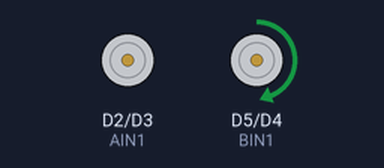
The sketch below on a simulated Arduino Zero (SAMD21). Parts: motor-driver pin pairs drawn as motors (green arrow = first pin HIGH = forward, orange = second pin HIGH = backward, longer = more drive). Random numbers use the default seed unless the sketch sets one.

Above: at 0.1 s.
At 8.1 s:
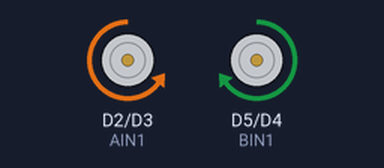
At 22.4 s:
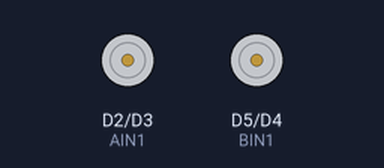
At 36.5 s:
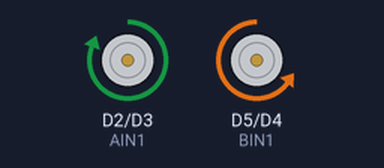
Timing chart, 0 to 40.0 s (numbered marks = the images above):
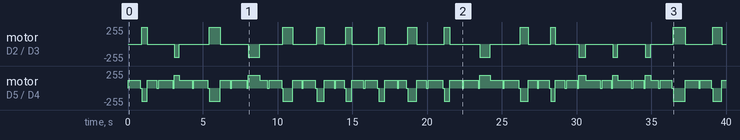

Measured:
- by itself, motor on D2 (AIN1) / D3 (AIN2): stopped → forward 255/255 at 0.91 s, → stopped 0.37 s later, → backward 195/255 1.8 s later, → stopped 0.34 s later, … (36 changes in this stretch)
- by itself, motor on D5 (BIN1) / D4 (BIN2): stopped → forward 115/255 at 0.00 s, → stopped 0.81 s later, → backward 195/255 0.10 s later, → forward 115/255 0.37 s later, … (89 changes in this stretch)

The sketch:

Vagar.ino
```cpp
// VAGANCIA SUAVE

// === Pines del robot ===
const int AIN1 = 2;
const int AIN2 = 3;
const int BIN1 = 5;
const int BIN2 = 4;

const int v_vago = 115;
const int v_vago_giro = 195;

void setup() {
  analogReadResolution(12);
  pinMode(AIN1, OUTPUT);
  pinMode(AIN2, OUTPUT);
  pinMode(BIN1, OUTPUT);
  pinMode(BIN2, OUTPUT);
  Serial.begin(115200);
}

void loop() {
  vagarAleatoriamente();

  delay(10);
}

// === Movimientos ===
void avanzar() {
  analogWrite(AIN1, v_vago);
  analogWrite(AIN2, 0);
  analogWrite(BIN1, v_vago);
  analogWrite(BIN2, 0);
}

void girarIzquierda() {
  analogWrite(AIN1, 0);
  analogWrite(AIN2, v_vago_giro);
  analogWrite(BIN1, v_vago_giro);
  analogWrite(BIN2, 0);
}

void girarDerecha() {
  analogWrite(AIN1, v_vago_giro);
  analogWrite(AIN2, 0);
  analogWrite(BIN1, 0);
  analogWrite(BIN2, v_vago_giro);
}

void detenerMotores() {
  analogWrite(AIN1, 0);
  analogWrite(AIN2, 0);
  analogWrite(BIN1, 0);
  analogWrite(BIN2, 0);
}

// === Vagancia aleatoria suave ===
void vagarAleatoriamente() {
  avanzar();
  delay(random(500, 1000));  // Avanza un tiempo aleatorio
  detenerMotores();
  delay(100);
  if (random(0, 2) == 0) {
    girarIzquierda();
  } else {
    girarDerecha();
  }
  delay(random(300, 800)); // Gira un poco
  avanzar();
  delay(random(500, 1000));  // Avanza un tiempo aleatorio
  detenerMotores();
  delay(100);
}
```
